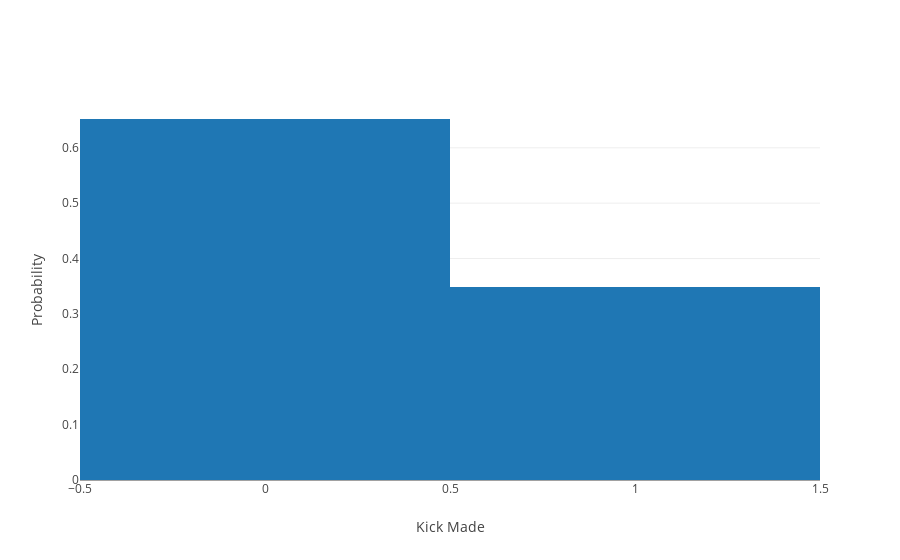

The notebook cell this image was saved under:
### Code cell
num_tests = 1000
kick_values = []

for test in range(num_tests):
    kick_made = np.random.choice([1, 0], p=[kick_prob, (1-kick_prob)])
    kick_values.append(kick_made)

plot_data = [go.Histogram(x=kick_values, histnorm='probability')]

plot_layout = go.Layout(
    xaxis=dict(
        title='Kick Made'
    ),
    yaxis=dict(
        title='Probability'
    )
)

fig = go.Figure(data=plot_data, layout=plot_layout)
iplot(fig)

### Figure 1 — Plotly figure (JSON) as saved in the notebook; plotly's stock layout.template omitted (floating-point values rounded to 4 significant figures; data arrays with more than 128 entries replaced by an {"elided": "..."} marker saying what was removed)
{"data": [{"histnorm": "probability", "type": "histogram", "x": {"elided": "1000 int values"}}], "layout": {"xaxis": {"title": "Kick Made"}, "yaxis": {"title": "Probability"}}}
